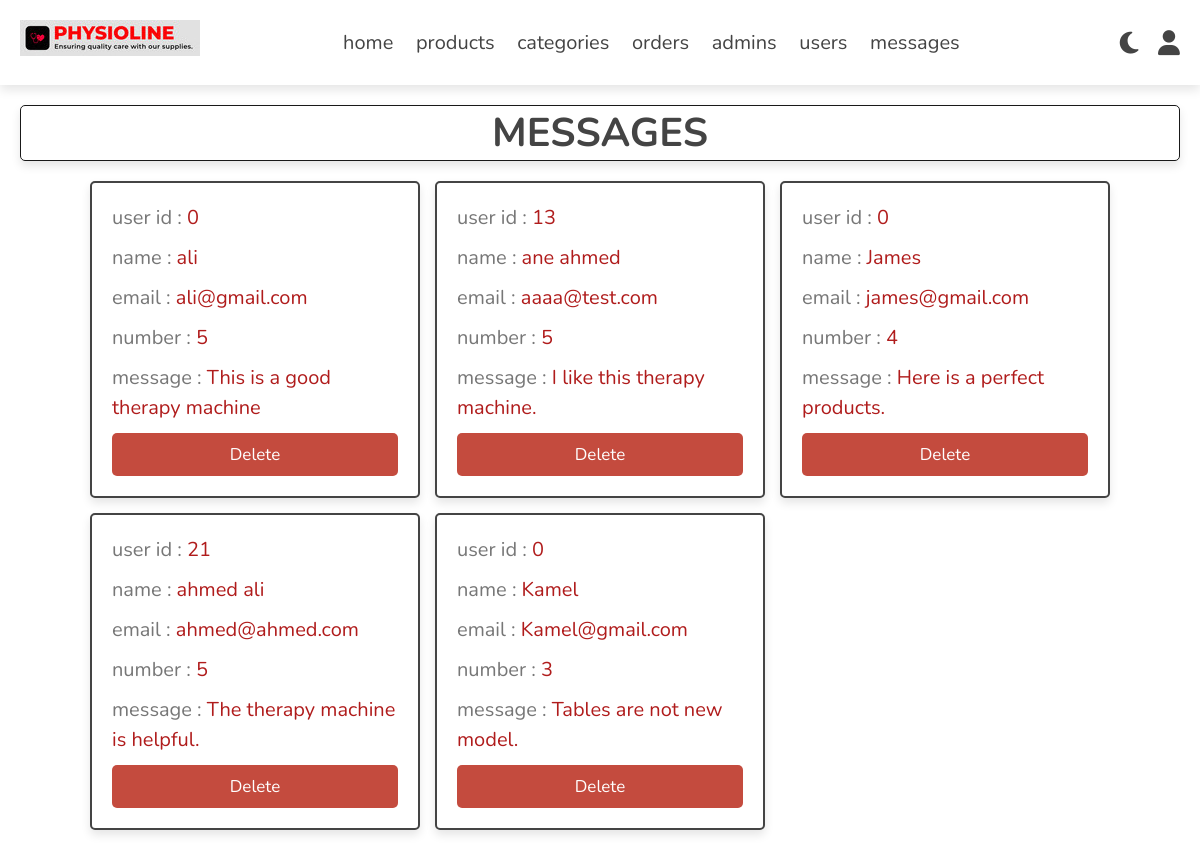
The page /admin/messages.php (signed in) on the database its author committed.
### tables this page shows
CREATE TABLE `messages` (
  `id` int(100) NOT NULL,
  `user_id` int(100) NOT NULL,
  `name` varchar(100) DEFAULT 'Unknown',
  `image` varchar(255) DEFAULT NULL,
  `email` varchar(100) DEFAULT NULL,
  `number` varchar(12) DEFAULT NULL,
  `subject` varchar(100) NOT NULL,
  `message` varchar(500) NOT NULL
);

### admin/messages.php (the view, shortened to what this page needs)
<?php
include 'connect.php';
?>
<!DOCTYPE html>
<html lang="en">
<head>
   <link rel="stylesheet" href="https://cdnjs.cloudflare.com/ajax/libs/font-awesome/6.1.1/css/all.min.css">
   <link rel="stylesheet" href="css/admin_style.css">
</head>
<body>
<?php include 'admin_header.php'; ?>
<section class="messages">
<h1 class="heading">messages</h1>
<div class="box-container">
   <?php
      $select_messages = $conn->prepare("SELECT * FROM `messages`");
      $select_messages->execute();
      if($select_messages->rowCount() > 0){
         while($fetch_message = $select_messages->fetch(PDO::FETCH_ASSOC)){
   ?>
   <div class="box">
   <p> user id : <span><?= $fetch_message['user_id']; ?></span></p>
   <p> name : <span><?= $fetch_message['name']; ?></span></p>
   <p> email : <span><?= $fetch_message['email']; ?></span></p>
   <p> number : <span><?= $fetch_message['number']; ?></span></p>
   <p> message : <span><?= $fetch_message['message']; ?></span></p>
   <a href="messages.php??delete=<?= $fetch_message['id']; ?>" onclick="return confirm('delete this message?');" class="delete-btn">delete</a>
   </div>
   <?php
         }
      }else{
         echo '<p class="empty">you have no messages</p>';
      }
   ?>
</div>
</section>
</body>
</html>

### admin/css/admin_style.css (style rules this page uses)
:root { --red-602:#000; --red-605:#230F07; --red-604:#3C150E; --red-603:#571913; --red-602:#741B16; --red-601:#911D19; --red-600:#B01C1C; --red-500:#C44B3E; --red-400:#D57161; --red-300:#E49486; --red-200:#F0B7AD; --red-100:#F9DBD5; --light-red:#ffcbcb; --carmine-red:#960018; --white-color:#fff; --black-900:#191919; --black-800:#333; --black-700:#4c4c4c; --black-600:#666; --black-500:#7f7f7f; --black-400:#999; --black-300:#b2b2b2; --black-200:#CCC; --black-100:#e5e5e5; --black:#444; --white:#fff; --light-color:#777; --light-bg:#f5f5f5; --border:.2rem solid var(--black); --box-shadow:0 .5rem 1rem rgba(0,0,0,.1); }
* { font-family: 'Nunito', sans-serif; margin:0; padding:0; box-sizing: border-box; outline: none; border:none; text-decoration: none; }
html { font-size: 62.5%; overflow-x: hidden; }
body { background-color: var(--white-color); color: var(--black-900); }
section { padding:2rem; max-width: 1200px; margin:0 auto; }
.heading { font-size: 4rem; color:var(--black); margin-bottom: 2rem; text-align: center; text-transform: uppercase; border-radius: 0.5rem; border: 1px solid var(--black-900); box-shadow: var(--box-shadow); }
.btn, .delete-btn, .option-btn { display: block; width: 100%; margin-top: 1rem; border-radius: .5rem; padding:1rem 3rem; font-size: 1.7rem; text-transform: capitalize; color:var(--white); background-color: var(--red-500); cursor: pointer; text-align: center; }
.messages .box-container { display: grid; grid-template-columns: repeat(auto-fit, 33rem); gap:1.5rem; align-items: flex-start; justify-content: center; }
.messages .box-container .box { padding:2rem; padding-top: 1rem; border-radius: .5rem; border:var(--border); background-color: var(--white); box-shadow: var(--box-shadow); }
.messages .box-container .box p { line-height: 1.5; font-size: 2rem; color:var(--light-color); margin:1rem 0; }
.messages .box-container .box p span { color:var(--red-600); }

### rows shown on the page
messages: user "0", name "ali", email "ali@gmail.com", number "5", message "This is a good therapy machine"
messages: user "13", name "ane ahmed", email "aaaa@test.com", number "5", message "I like this therapy machine."
messages: user "0", name "James", email "james@gmail.com", number "4", message "Here is a perfect products."
messages: user "21", name "ahmed ali", email "ahmed@ahmed.com", number "5", message "The therapy machine is helpful."
messages: user "0", name "Kamel", email "Kamel@gmail.com", number "3", message "Tables are not new model."
